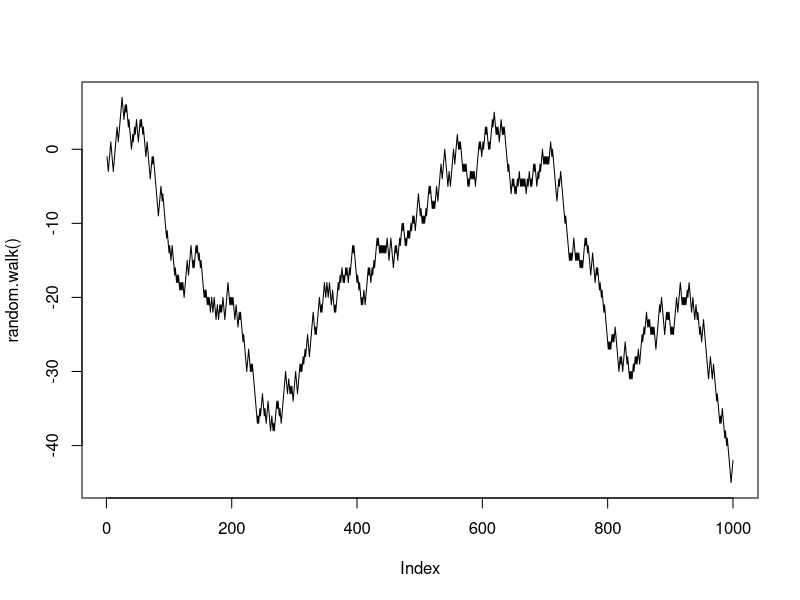

Generate this figure with R:
## ---- chunk 1
# This is a comment
cat("This is not a comment")
## ---- chunk 2
c(1,2.0,1.1,pi)
## ---- chunk 3
1/Inf
## ---- chunk 4
complex(real = 1, imaginary = 2)
8+6i
## ---- chunk 5
c('One', '1', 'pi')
## ---- chunk 6
c(TRUE, FALSE, TRUE)
## ---- chunk 7
factor(c('Male','Female','Male','Male'))
## ---- chunk 8
a1 <- c(1,2,3)
a1
## ---- chunk 9
a2 <- c('one','two','three')
a2
## ---- chunk 10
a3 <- c('1','2','3')
a3
## ---- chunk 11
4:10
4:-3
0.1:4
## ---- chunk 12
c(1,2,3) * c(4,5,6)
## ---- chunk 13
c(1,2,3) ^ c(1,2,3,4,5,6)
## ---- chunk 14
c(TRUE, FALSE) | c(FALSE, FALSE)
## ---- chunk 15
c(1,2,3) < c(2,1,4)
## ---- chunk 16
is.numeric(a1)
is.vector(a1)
is.data.frame(a1)
## ---- chunk 17
x <- 1
x
## ---- chunk 18
y = "string"
y
## ---- chunk 19
"This isn't used much" -> z
z
## ---- chunk 20
b12 <- c(a1,a2)
b12
## ---- chunk 21
b23 <- c(a2,a3)
b23
b13 <- c(a1,a3)
b13
## ---- chunk 22
b21 <- c(a2,a1)
b21
## ---- chunk 23
b23 == b21
## ---- chunk 24
b123 <- c(a1,a2,a3)
## ---- chunk 25
a1 %*% a1
c(1,4,5) %*% c(6,7,2)
## ---- chunk 26
class(c(1,2,"three"))
## ---- chunk 27
c(3,4,5,6) ^ 4
## ---- chunk 28
c(3,4,5,6) > 4
## ---- chunk 29
l12 <- list(a1,a2)
l12
## ---- chunk 30
l23 <- list(a2,a3)
l23
l13 <- list(a1,a3)
l13
## ---- chunk 31
as.vector(l23)
as.list(a1)
## ---- chunk 32
q1 = 1:10 #Question 1
q1c = as.list(as.character(seq(2.1,2.5,0.1)))

q1 + as.numeric(q1c) # Question 2

x1 = rnorm(7,mean = 13, sd = 5) #Question 3
x2 = rnorm(7,mean = 13, sd = 5)

x1 %*% x2 #Question 4
## ---- chunk 33
M1 <- matrix(c(1,2,3,4,5,6,7,8,9),nrow=3,ncol=3)
M1
M2 <- matrix(9:1 ,3 ,3)
M2
## ---- chunk 34
M3 <- matrix(c(a1,a2),2,3)
M3
## ---- chunk 35
df1 <- data.frame(a1,a2,a3)
df1
## ---- chunk 36
length(a1)
## ---- chunk 37
names(a1) = c("a","b","c")
a1
## ---- chunk 38
names(df1) = c("var_1","var_2","var_3")
df1
## ---- chunk 39
dim(M1)
## ---- chunk 40
a1[2] # Second entry
M1[1,2] #First row second column
df1[2,3] # Second row third column
## ---- chunk 41
M1[1,] # First row
M1[,3] # Third column
## ---- chunk 42
a1[a1 <= 2]
## ---- chunk 43
l13[[1]]
## ---- chunk 44
rownames(M1) <- c('Ein','Zwei','Drei')
colnames(M1) <- c('Un','Deux','Trois')
M1
## ---- chunk 45
rownames(df1) <- c('Uno','Dos','Tres')
colnames(df1) <- c('yi','er','san')
df1
## ---- chunk 46
M1.rbind <- rbind(M1,M1)
M1.rbind
## ---- chunk 47
M2.rbind <- rbind(M1,M2) # Notice the names of columns and rows
M2.rbind
## ---- chunk 48
M1.cbind <- cbind(M1,M1)
M1.cbind
## ---- chunk 49
df1$yi
df1$er
df1$san
## ---- chunk 50
attach(iris)
head(iris)
## ---- chunk 51
summary(iris)
## ---- chunk 52
print(iris)
## ---- chunk 53
sapply(iris$Sepal.Width,floor)
## ---- chunk 54
lapply(iris$Sepal.width,floor)
## ---- chunk 55
floor(iris$Sepal.Width) 
## ---- chunk 56
apply(M2,1,min)# Minimum for each row
## ---- chunk 57
apply(M2,2,min)# Minimum for each column
## ---- chunk 58
apply(M2,c(1,2),min)# Minimum of all entries, same as min(M2)
## ---- chunk 59
random.walk <- function(n=1000,p=0.5, start = 0,min = 0, max = 1){
  rand <- runif(n = n,  min = min, max = max)/(max - min);
  
  steps <- sign(2*(rand - p));
  out <- start + cumsum(steps);
  
  return(out)
}
## ---- chunk 60
plot(random.walk(),type = "l")
